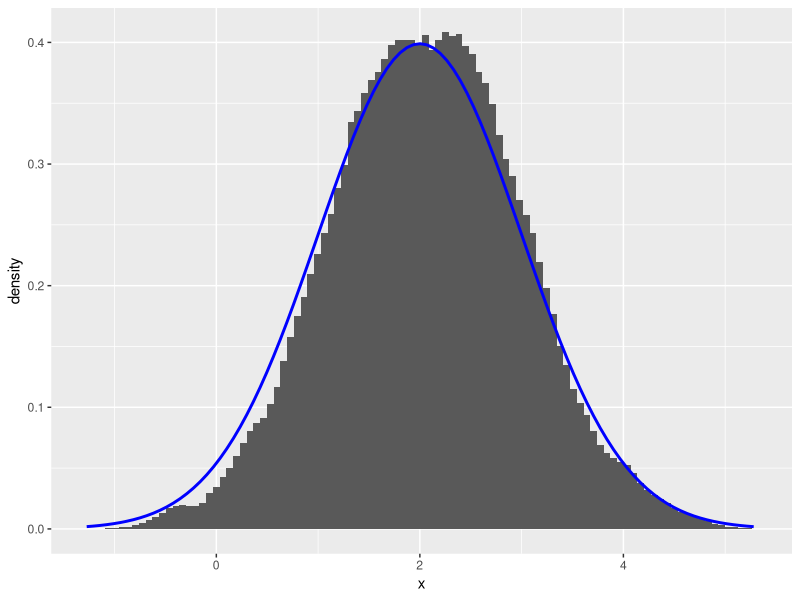

Generate this figure with R:
# Metropolis algorithm -- Gaussian distribution

library(ggplot2)

mu <- 2         # mean of the Gaussian distribution
sigma <- 1      # standard deviation of the Gaussian distribution

N <- 500000     # number of samples to draw
x <- rep(0, N)  # vector for storing all of the samples
x[1] <- 0.5     # starting value

# Generate samples
for (i in 2:N) {
  
  # Proposal function: Gaussian centred at x[i-1] with a std. dev. of 0.05
  # x.c = proposal x
  x.c <- rnorm(1, x[i-1], 0.05)
  
  # Get the probability of the proposal sample and the previous sample
  p.c <- dnorm(x.c, mu, sigma)     # pdf of the proposal point
  p.p <- dnorm(x[i-1], mu, sigma)  # pdf of the previous point
  
  # Sample from the uniform distribution
  u <- runif(1, 0, 1)
  
  # Generate the new sample
  if (u < min(1, p.c/p.p)) {
    x[i] <- x.c
  } else {
    x[i] <- x[i-1]
  }
}

# Plot the distribution
ggplot(data.frame(x)) + 
  geom_histogram(aes(x = x, y = ..density..), bins = 100) +
  stat_function(fun = dnorm, 
                args = list(mean = mu, sd = sigma), 
                lwd = 1, 
                col = 'blue')
